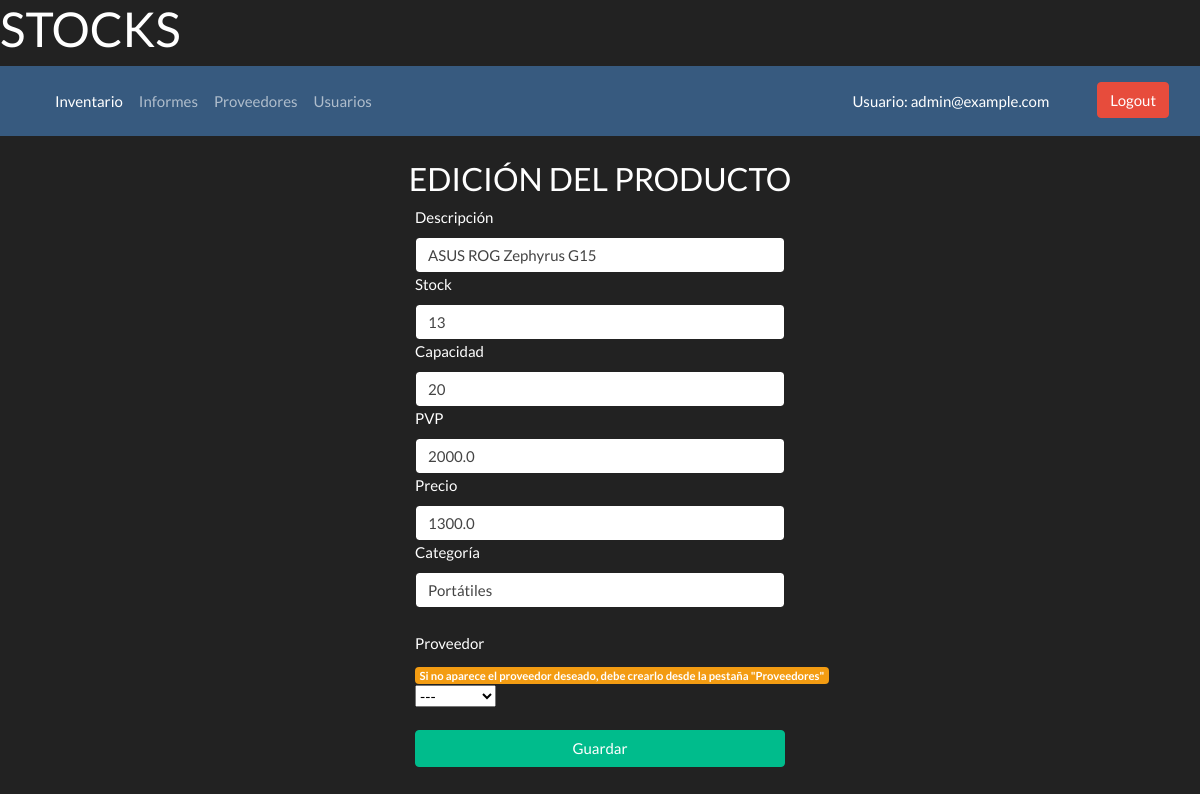
Screenshot of /editar-producto/2 (signed in) with the database file from the repository.
### models.py (models this page shows, shortened)
class Usuario(db.Base):
    __tablename__ = 'usuario'
    __table_args__ = {'sqlite_autoincrement': True}
    id_usuario = Column(Integer, primary_key=True)
    correo = Column(String, unique=True, nullable=False)
    password = Column(String, nullable=False)
    type = Column(String)

class Producto(db.Base):
    __tablename__ = 'producto'
    __table_args__ = {'sqlite_autoincrement': True}
    id = Column(Integer, primary_key=True)
    descripcion = Column(String(200), nullable=False, unique=True)
    stock = Column(Integer, nullable=False)
    capacidad = Column(Integer, nullable=False)
    pvp = Column(Float, nullable=False)
    precio = Column(Float, nullable=False)
    categoria = Column(String(50), nullable=False)
    id_proveedor = Column(Integer, ForeignKey('proveedor.id_proveedor'))

### stocks.py (the view)
@bp.route('/editar-producto/<id>')
def editar(id):
    todos_los_proveedores = db.session.query(Proveedor).all()
    producto = get_db().execute('SELECT * FROM producto WHERE id = ?', (id,)).fetchone()
    return render_template('stocks/inventario/editProduct.html', producto=producto,
                           lista_proveedores=todos_los_proveedores,  usuario=usuario())

### db.py (called while the page is built)
def get_db():
    if 'db' not in g:
        g.db = sqlite3.connect(current_app.config['DATABASE'])
        g.db.row_factory = sqlite3.Row
    return g.db

### stocks.py (called while the page is built)
def usuario():
    usuario = db.session.execute(db.select(Usuario).filter_by(id_usuario=session.get('id_usuario'))).scalar_one()
    return usuario

### templates/auth.py (called while the page is built)
@bp.before_app_request
def load_logged_in_user():
    id_usuario = session.get('id_usuario')
    if id_usuario is None:
        g.usuario = None
    else:
        g.usuario = get_db().execute(
            'SELECT * FROM usuario WHERE id_usuario = ?', (id_usuario,)
        ).fetchone()

### templates/stocks/inventario/editProduct.html (shortened to what this page needs)
<!DOCTYPE html>
<html lang="en" xmlns="http://www.w3.org/1999/html">
<head>
    <link rel="stylesheet" href="https://cdn.jsdelivr.net/npm/bootswatch@4.5.2/dist/darkly/bootstrap.min.css"
>
</head>
<body>
<main>
    <h1>STOCKS</h1>
    <nav class="navbar navbar-expand-lg navbar-dark bg-primary">
        <div class="container-fluid">
            <div class="collapse navbar-collapse" id="navbarColor03">
                <ul class="navbar-nav me-auto">
                    {% if session.get('id_usuario') == 1 or tipo_de_usuario == 'cliente' %}
                    <li class="nav-item">
                        <a class="nav-link active" href="/inventario">Inventario</a>
                    </li>
                    {% endif %}
                    <li class="nav-item">
                        <a class="nav-link" href="/informes">Informes</a>
                    </li>
                    {% if session.get('id_usuario') == 1 %}
                    <li class="nav-item">
                        <a class="nav-link" href="/proveedores">Proveedores</a>
                    </li>
                    <li class="nav-item">
                        <a class="nav-link" href="/usuarios">Usuarios</a>
                    </li>
                    {% endif %}
                </ul>
                <ul class="navbar-nav ml-auto">
                        <li class="nav-link active">Usuario: {{usuario.correo}}</li>
                    <ul class="nav-item "></ul>
                    <li>
                        <a href="{{ url_for('auth.logout') }}" class="btn btn-danger">Logout</a>
                    </li>
                </ul>
            </div>
        </div>
    </nav>
    <h3 class="text-center mt-4">EDICIÓN DEL PRODUCTO</h3>
    <div class="form-group">
        <div class="col-md-4 offset-md-4 my-auto">
            <form action='/editProduct/{{producto.id}}' method='post'>
                <label class="col-form-" for="inputDescripcion">Descripción</label>
                <input type="text" name=new_descripcion class="form-control" value=
                        '{{producto.descripcion}}' id="inputDescripcion" >
                <label class='col-form-' for="inputStock">Stock</label>
                <input type="number" name=new_stock class="form-control" value=
                        '{{producto.stock}}' id="inputStock">
                <label class='col-form-' for="inputCapacidad">Capacidad</label>
                <input type="number" name=new_capacidad class="form-control" value=
                        '{{producto.capacidad}}' id="inputCapacidad">
                <label class="col-form-" for="inputPVP">PVP</label>
                <input type="number" name=new_PVP class="form-control" value=
                        '{{producto.PVP}}' id="inputPVP">
                <label class="col-form-" for="inputPrecio">Precio</label>
                <input type="number" name=new_precio class="form-control" value=
                        "{{producto.precio}}" id="inputPrecio">
                <label class="col-form-" for="inputCategoria">Categoría</label>
                <input type="text" name=new_categoria class="form-control" value=
                        '{{producto.categoria}}' id="inputCategoria">
                <label for="inputProveedor" class="form-label mt-4">Proveedor</label>
                    <span class="badge bg-warning">Si no aparece el proveedor deseado, debe crearlo desde la pestaña "Proveedores"</span>
                    <div>
                        <select name='new_proveedor' class="form-select" id="inputProveedor">
                            <option value="default">---</option>
                        </select>
                    </div>
                <button type="submit" class="btn btn-success btn-block">Guardar</button>
            </form>
        </div>
    </div>
</main>
</body>
</html>

### rows the page displays
Usuario: correo "admin@example.com"
Producto: new_descripcion "ASUS ROG Zephyrus G15", new_stock "13", new_capacidad "20", new_PVP "2000.0", new_precio "1300.0", new_categoria "Portátiles"
